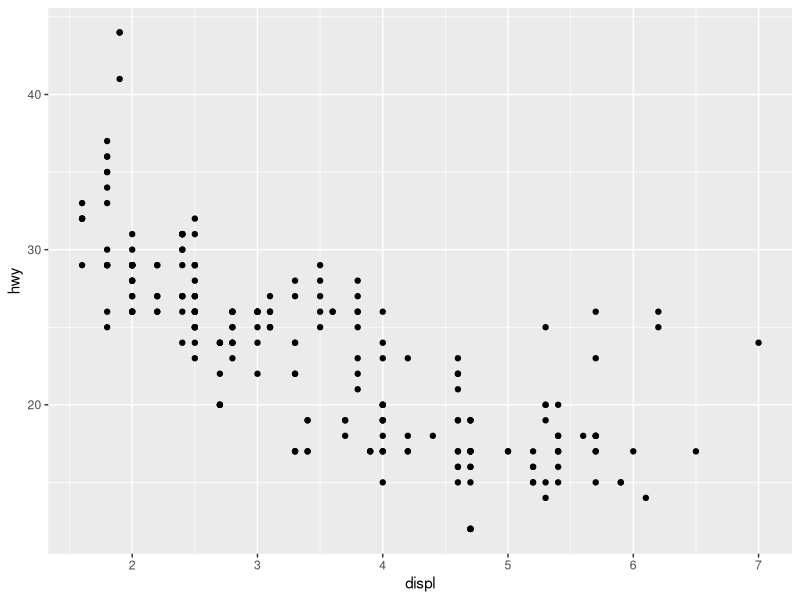
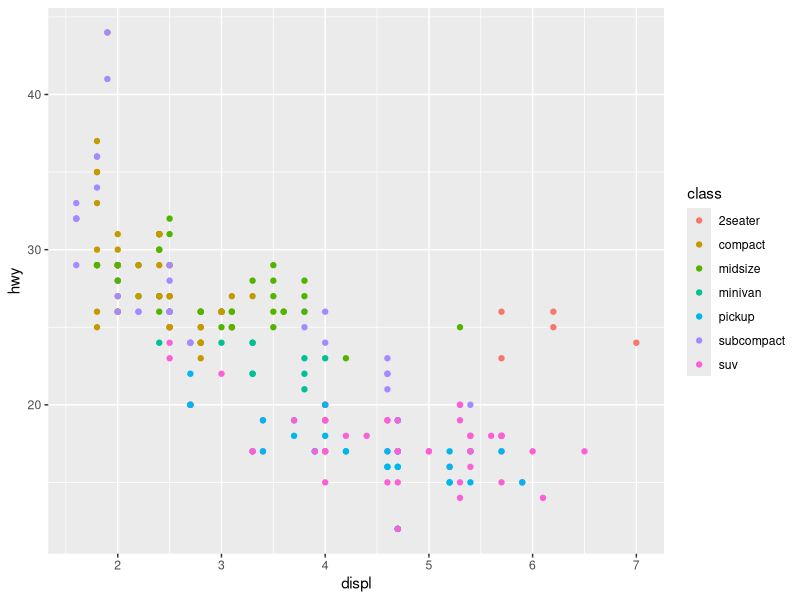
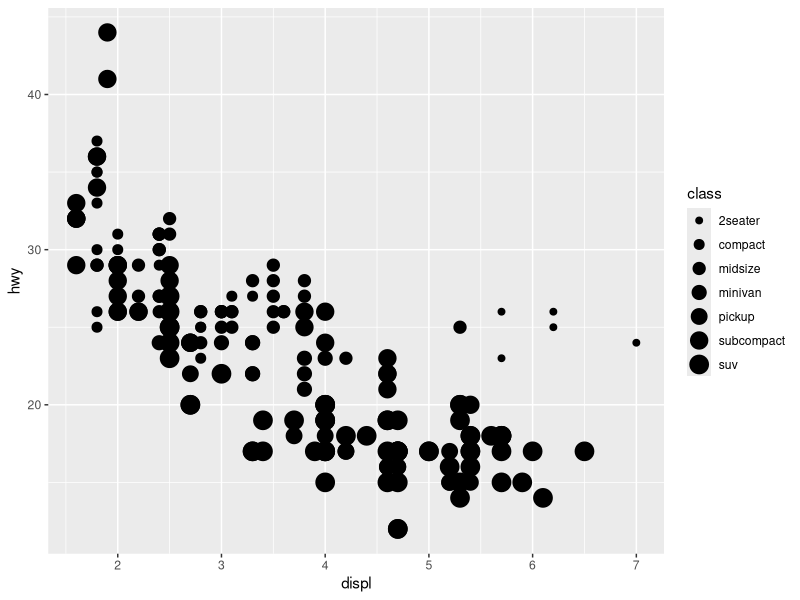
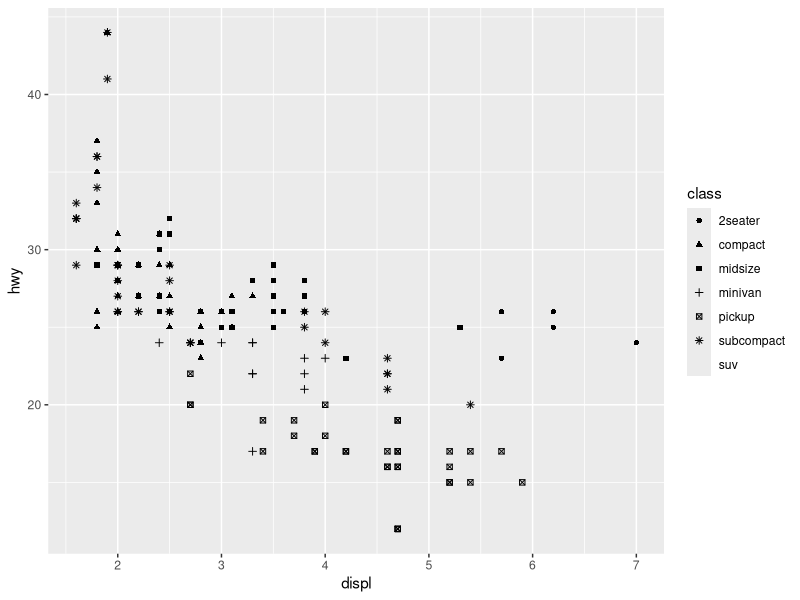
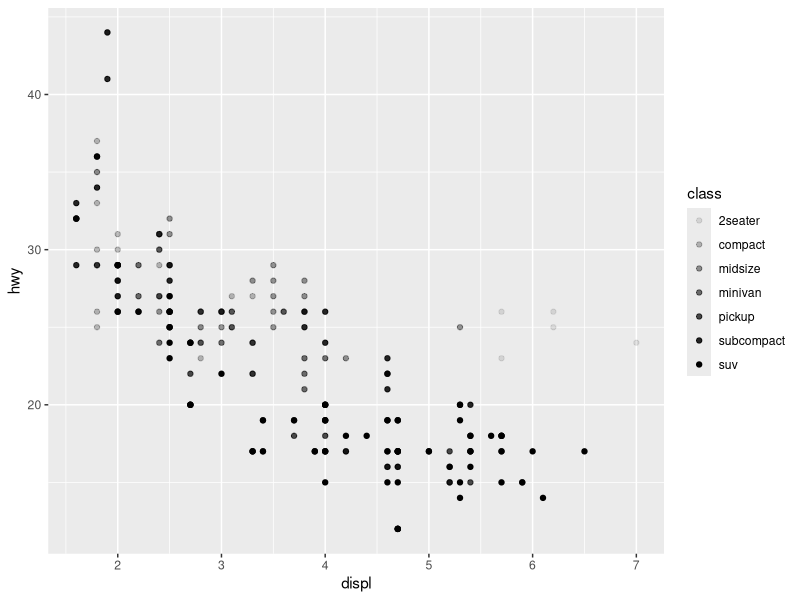
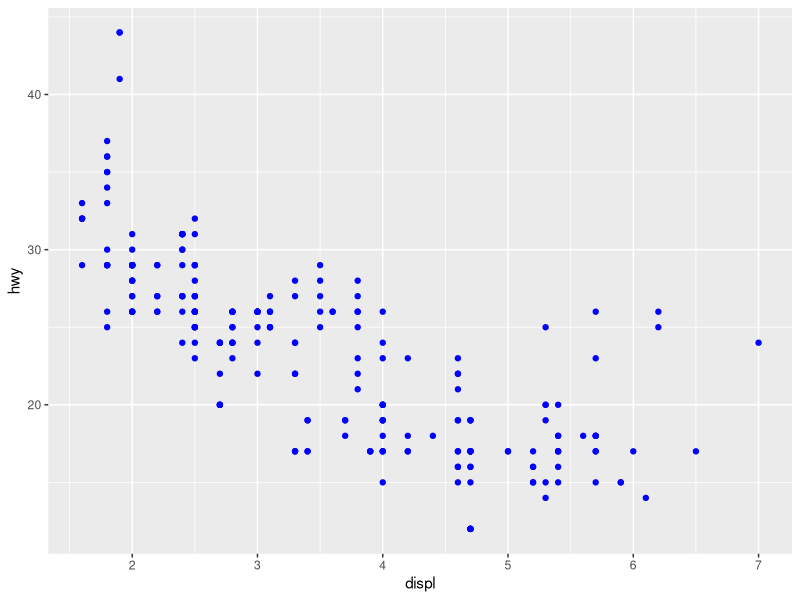
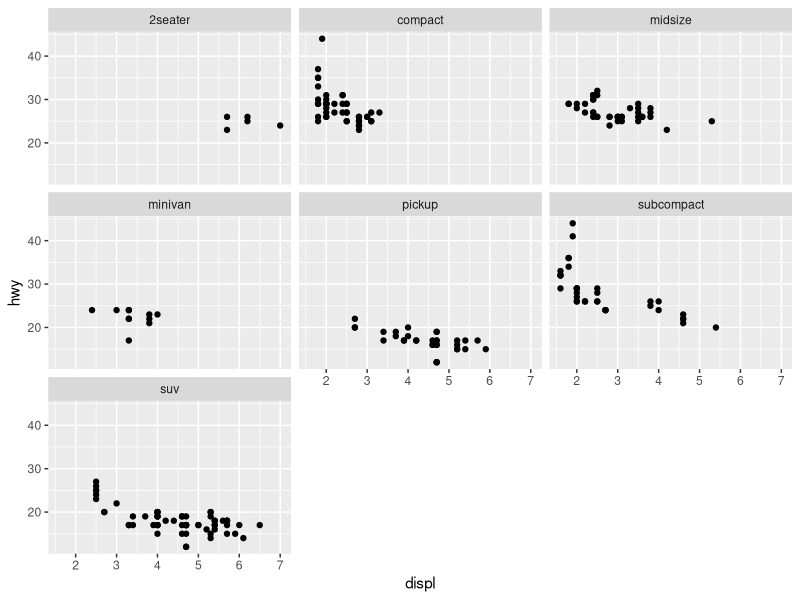
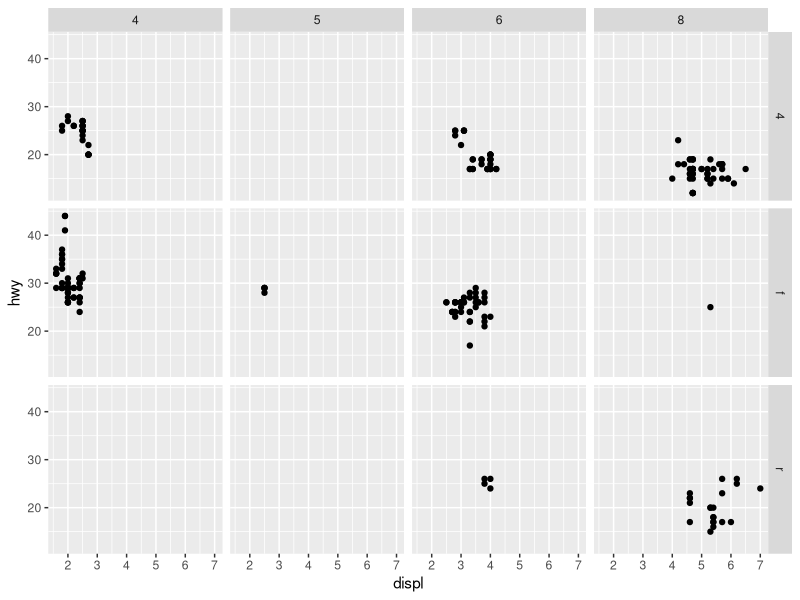

Write R code to recreate these figures, in order.
## ---- chunk 1
knitr::opts_chunk$set(
  comment = "#>",
  collapse = TRUE
)
## ---- chunk 2
library(tidyverse) # 方便使用其中的 ggplot2
## ---- chunk 3
view(mpg) # 使用 view() 函数可以方便观察对应数据集
head(mpg) # 可以在控制台打印数据集头部信息（前十行）
## ---- chunk 4
ggplot(data = mpg) + # 统一设置想要处理的数据集
    # 绘制 point，mapping 属性用来设置相关的 x 轴和 y 轴参数
    geom_point(mapping = aes(x = displ, y = hwy))
## ---- chunk 5
ggplot(data = mpg) +
    geom_point(mapping = aes(x = displ, y = hwy, color = class))
## ---- chunk 6
ggplot(data = mpg) +
    geom_point(mapping = aes(x = displ, y = hwy, size = class))
## ---- chunk 7
ggplot(data = mpg) +
    geom_point(mapping = aes(x = displ, y = hwy, shape = class))
## ---- chunk 8
ggplot(data = mpg) +
    geom_point(mapping = aes(x = displ, y = hwy, alpha = class))
## ---- chunk 9
ggplot(data = mpg) +
    geom_point(mapping = aes(x = displ, y = hwy), color = "blue")
## ---- chunk 10
ggplot(data = mpg) +
    geom_point(mapping = aes(x = displ, y = hwy)) +
    facet_wrap(~class, nrow = 3) # 以 class 分类，三列，不限制行
## ---- chunk 11
ggplot(data = mpg) +
    geom_point(mapping = aes(x = displ, y = hwy)) +
    facet_grid(drv ~ cyl) # 以 drv 为 x 轴，cyl 为 y 轴
## ---- chunk 12
ggplot(data = mpg) +
    geom_point(aes(x = displ, y = hwy)) +
    geom_smooth(aes(x = displ, y = hwy))
## ---- chunk 13
ggplot(data = mpg, mapping = aes(x = displ, y = hwy)) +
    geom_point() +
    geom_smooth()
## ---- chunk 14
ggplot(data = mpg, mapping = aes(x = displ, y = hwy)) +
    geom_point(color = "blue") +
    geom_smooth(data = filter(mpg, class == "subcompact"))
## ---- chunk 15
ggplot(data = mpg) +
    geom_smooth(
        mapping = aes(x = displ, y = hwy, color = drv),
        show.legend = FALSE,
        se = FALSE
    )
## ---- chunk 16
ggplot(data = diamonds) +
    geom_bar(mapping = aes(x = cut, colour = cut)) # colour 为描边颜色
ggplot(data = diamonds) +
    geom_bar(mapping = aes(x = cut, fill = cut)) # fill 为填充颜色
## ---- chunk 17
ggplot(data = diamonds) +
    geom_bar(mapping = aes(x = cut, fill = clarity))
## ---- chunk 18
ggplot(data = diamonds, mapping = aes(x = cut, fill = clarity)) +
    geom_bar(alpha = 1 / 5, position = "identity")
## ---- chunk 19
ggplot(data = diamonds, mapping = aes(x = cut, colour = clarity)) +
    geom_bar(fill = NA, position = "identity")
## ---- chunk 20
ggplot(data = diamonds, mapping = aes(x = cut, fill = clarity)) +
    geom_bar(position = "fill")
## ---- chunk 21
ggplot(data = diamonds, mapping = aes(x = cut, fill = clarity)) +
    geom_bar(position = "dodge")
## ---- chunk 22
ggplot(data = diamonds) +
    stat_summary(
        mapping = aes(x = cut, y = depth),
        fun.max = max, # 上限最大值
        fun.min = min, # 下限为最小值
        fun.y = mean # 标点为平均数
    )
## ---- chunk 23
ggplot(data = mpg, mapping = aes(x = class, y = hwy)) +
    geom_boxplot() +
    coord_flip()
## ---- chunk 24
nz <- map_data("nz") # 从 map_data 里调用某国的地图
ggplot(nz, aes(long, lat, group = group)) +
    geom_polygon(fill = "white", colour = "black") +
    coord_quickmap() # 这里会使图表以正确的横纵比显示，防止图像拉伸扭曲
## ---- chunk 25
bar <- ggplot(data = diamonds) +
    geom_bar(
        mapping = aes(x = cut, fill = cut),
        show.legend = FALSE,
        width = 1
    ) +
    theme(aspect.ratio = 1) +
    labs(x = NULL, y = NULL) +
    coord_polar() # 设置为极坐标（有点像圆饼图）
## ---- chunk 26
p <- list()
p[[1]] <- ggplot(mpg, aes(x = displ, y = hwy)) +
    geom_point() +
    geom_smooth(se = FALSE) # 注意包含回归曲线
p[[2]] <- ggplot(mpg, aes(x = displ, y = hwy)) +
    geom_smooth(mapping = aes(group = drv), se = FALSE) + # 以 drv 分组作出多条回归线
    geom_point()
p[[3]] <- ggplot(mpg, aes(x = displ, y = hwy, colour = drv)) + # 全局以 drv 分类添加着色
    geom_point() +
    geom_smooth(se = FALSE)
p[[4]] <- ggplot(mpg, aes(x = displ, y = hwy)) +
    geom_point(aes(colour = drv)) +
    geom_smooth(se = FALSE) # 如果只要总的回归线，就不要把 colour 变量对 smooth 进行应用
p[[5]] <- ggplot(mpg, aes(x = displ, y = hwy)) +
    geom_point(aes(colour = drv)) +
    geom_smooth(aes(linetype = drv), se = FALSE) # 与以颜色分组类似，这里只是改用线条样式
p[[6]] <- ggplot(mpg, aes(x = displ, y = hwy)) +
    geom_point(size = 4, color = "white") +
    geom_point(aes(colour = drv)) # 这里是两幅非常相似的图重叠的效果。注意后画的图优先显示
## ---- chunk 27
library(grid) # 引用一下布局包
grid.newpage() # 新建布局包
pushViewport(viewport(layout = grid.layout(3, 2))) # 设置 2x3 布局
print(p[[1]], vp = viewport(layout.pos.row = 1, layout.pos.col = 1))
print(p[[2]], vp = viewport(layout.pos.row = 1, layout.pos.col = 2))
print(p[[3]], vp = viewport(layout.pos.row = 2, layout.pos.col = 1))
print(p[[4]], vp = viewport(layout.pos.row = 2, layout.pos.col = 2))
print(p[[5]], vp = viewport(layout.pos.row = 3, layout.pos.col = 1))
print(p[[6]], vp = viewport(layout.pos.row = 3, layout.pos.col = 2))
## ---- chunk 28
ggplot(data = mpg, mapping = aes(x = displ, y = hwy)) +
    geom_point(alpha = 1 / 5)
## ---- chunk 29
ggplot(data = mpg) +
    geom_point(mapping = aes(x = displ, y = hwy), position = "jitter")
